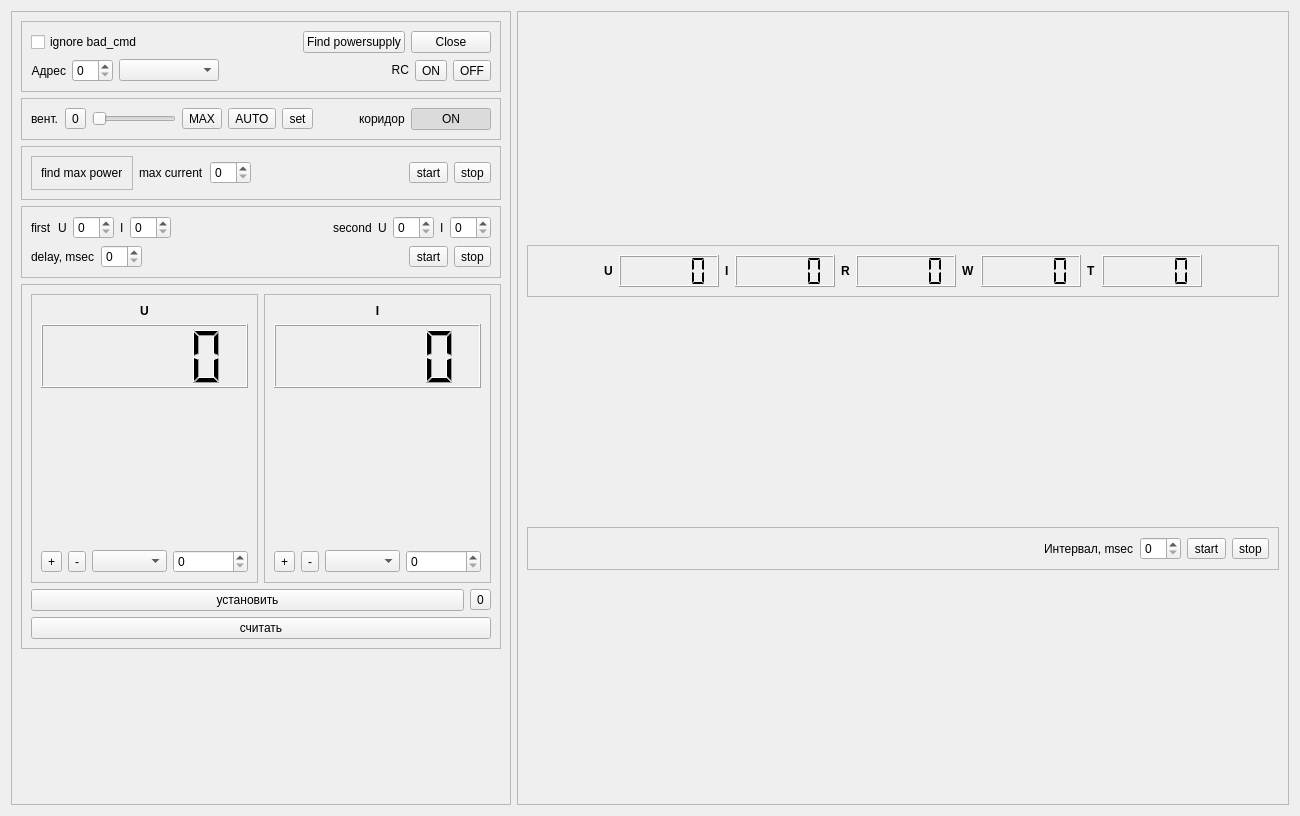
<?xml version="1.0" encoding="UTF-8"?>
<ui version="4.0">
 <class>B588</class>
 <widget class="QWidget" name="B588">
  <property name="geometry">
   <rect>
    <x>0</x>
    <y>0</y>
    <width>1300</width>
    <height>816</height>
   </rect>
  </property>
  <property name="sizePolicy">
   <sizepolicy hsizetype="Fixed" vsizetype="Fixed">
    <horstretch>0</horstretch>
    <verstretch>0</verstretch>
   </sizepolicy>
  </property>
  <property name="windowTitle">
   <string>Dialog</string>
  </property>
  <layout class="QVBoxLayout" name="verticalLayout_6">
   <item>
    <layout class="QHBoxLayout" name="horizontalLayout_17">
     <item>
      <widget class="QFrame" name="frame_2">
       <property name="sizePolicy">
        <sizepolicy hsizetype="Fixed" vsizetype="Preferred">
         <horstretch>0</horstretch>
         <verstretch>0</verstretch>
        </sizepolicy>
       </property>
       <property name="frameShape">
        <enum>QFrame::StyledPanel</enum>
       </property>
       <property name="frameShadow">
        <enum>QFrame::Raised</enum>
       </property>
       <layout class="QVBoxLayout" name="verticalLayout_13">
        <item>
         <widget class="QFrame" name="frame_4">
          <property name="frameShape">
           <enum>QFrame::StyledPanel</enum>
          </property>
          <property name="frameShadow">
           <enum>QFrame::Raised</enum>
          </property>
          <layout class="QVBoxLayout" name="verticalLayout_8">
           <item>
            <layout class="QHBoxLayout" name="horizontalLayout_9">
             <item>
              <widget class="QCheckBox" name="cb_ignore_bad_cmd">
               <property name="text">
                <string>ignore bad_cmd</string>
               </property>
              </widget>
             </item>
             <item>
              <spacer name="horizontalSpacer_4">
               <property name="orientation">
                <enum>Qt::Horizontal</enum>
               </property>
               <property name="sizeHint" stdset="0">
                <size>
                 <width>40</width>
                 <height>20</height>
                </size>
               </property>
              </spacer>
             </item>
             <item>
              <widget class="QPushButton" name="btn_search_power_supply">
               <property name="text">
                <string>Find powersupply</string>
               </property>
              </widget>
             </item>
             <item>
              <widget class="QPushButton" name="btn_close_connect">
               <property name="text">
                <string>Close</string>
               </property>
              </widget>
             </item>
            </layout>
           </item>
           <item>
            <layout class="QHBoxLayout" name="horizontalLayout_2">
             <item>
              <widget class="QLabel" name="label_4">
               <property name="text">
                <string>Адрес</string>
               </property>
               <property name="alignment">
                <set>Qt::AlignRight|Qt::AlignTrailing|Qt::AlignVCenter</set>
               </property>
              </widget>
             </item>
             <item>
              <widget class="QSpinBox" name="sb_address"/>
             </item>
             <item>
              <widget class="QComboBox" name="cb_state_powersupply">
               <property name="minimumSize">
                <size>
                 <width>100</width>
                 <height>0</height>
                </size>
               </property>
              </widget>
             </item>
             <item>
              <spacer name="horizontalSpacer_6">
               <property name="orientation">
                <enum>Qt::Horizontal</enum>
               </property>
               <property name="sizeHint" stdset="0">
                <size>
                 <width>40</width>
                 <height>20</height>
                </size>
               </property>
              </spacer>
             </item>
             <item>
              <widget class="QLabel" name="label_RC">
               <property name="sizePolicy">
                <sizepolicy hsizetype="Fixed" vsizetype="Fixed">
                 <horstretch>0</horstretch>
                 <verstretch>0</verstretch>
                </sizepolicy>
               </property>
               <property name="text">
                <string>RC</string>
               </property>
               <property name="alignment">
                <set>Qt::AlignRight|Qt::AlignTrailing|Qt::AlignVCenter</set>
               </property>
              </widget>
             </item>
             <item>
              <widget class="QToolButton" name="btn_rc_on">
               <property name="text">
                <string>ON</string>
               </property>
              </widget>
             </item>
             <item>
              <widget class="QToolButton" name="btn_rc_off">
               <property name="text">
                <string>OFF</string>
               </property>
              </widget>
             </item>
            </layout>
           </item>
          </layout>
         </widget>
        </item>
        <item>
         <widget class="QFrame" name="frame_vent">
          <property name="frameShape">
           <enum>QFrame::StyledPanel</enum>
          </property>
          <property name="frameShadow">
           <enum>QFrame::Raised</enum>
          </property>
          <layout class="QHBoxLayout" name="horizontalLayout_11">
           <item>
            <widget class="QLabel" name="label_5">
             <property name="text">
              <string>вент.</string>
             </property>
            </widget>
           </item>
           <item>
            <widget class="QToolButton" name="btn_vent_speed_0">
             <property name="text">
              <string>0</string>
             </property>
            </widget>
           </item>
           <item>
            <widget class="QSlider" name="sl_vent_speed">
             <property name="orientation">
              <enum>Qt::Horizontal</enum>
             </property>
            </widget>
           </item>
           <item>
            <widget class="QToolButton" name="btn_vent_speed_MAX">
             <property name="text">
              <string>MAX</string>
             </property>
            </widget>
           </item>
           <item>
            <widget class="QToolButton" name="btn_vent_speed_AUTO">
             <property name="text">
              <string>AUTO</string>
             </property>
            </widget>
           </item>
           <item>
            <widget class="QToolButton" name="btn_vent_speed">
             <property name="text">
              <string>set</string>
             </property>
            </widget>
           </item>
           <item>
            <spacer name="horizontalSpacer_8">
             <property name="orientation">
              <enum>Qt::Horizontal</enum>
             </property>
             <property name="sizeHint" stdset="0">
              <size>
               <width>40</width>
               <height>20</height>
              </size>
             </property>
            </spacer>
           </item>
           <item>
            <widget class="QLabel" name="label">
             <property name="text">
              <string>коридор</string>
             </property>
            </widget>
           </item>
           <item>
            <widget class="QPushButton" name="btn_corridor">
             <property name="text">
              <string>ON</string>
             </property>
             <property name="checkable">
              <bool>true</bool>
             </property>
             <property name="checked">
              <bool>true</bool>
             </property>
            </widget>
           </item>
          </layout>
         </widget>
        </item>
        <item>
         <widget class="QFrame" name="frame_finder_max_power">
          <property name="frameShape">
           <enum>QFrame::StyledPanel</enum>
          </property>
          <property name="frameShadow">
           <enum>QFrame::Raised</enum>
          </property>
          <layout class="QHBoxLayout" name="horizontalLayout_10">
           <item>
            <widget class="QFrame" name="frame_12">
             <property name="frameShape">
              <enum>QFrame::StyledPanel</enum>
             </property>
             <property name="frameShadow">
              <enum>QFrame::Raised</enum>
             </property>
             <layout class="QHBoxLayout" name="horizontalLayout_16">
              <item>
               <widget class="QLabel" name="label_8">
                <property name="text">
                 <string>find max power</string>
                </property>
               </widget>
              </item>
             </layout>
            </widget>
           </item>
           <item>
            <widget class="QLabel" name="label_10">
             <property name="text">
              <string>max current</string>
             </property>
            </widget>
           </item>
           <item>
            <widget class="QSpinBox" name="sb_max_current"/>
           </item>
           <item>
            <spacer name="horizontalSpacer_2">
             <property name="orientation">
              <enum>Qt::Horizontal</enum>
             </property>
             <property name="sizeHint" stdset="0">
              <size>
               <width>40</width>
               <height>20</height>
              </size>
             </property>
            </spacer>
           </item>
           <item>
            <widget class="QToolButton" name="btn_find_start">
             <property name="text">
              <string>start</string>
             </property>
            </widget>
           </item>
           <item>
            <widget class="QToolButton" name="btn_find_stop">
             <property name="text">
              <string>stop</string>
             </property>
            </widget>
           </item>
          </layout>
         </widget>
        </item>
        <item>
         <widget class="QFrame" name="frame_testing">
          <property name="frameShape">
           <enum>QFrame::StyledPanel</enum>
          </property>
          <property name="frameShadow">
           <enum>QFrame::Raised</enum>
          </property>
          <layout class="QVBoxLayout" name="verticalLayout_5">
           <item>
            <layout class="QHBoxLayout" name="horizontalLayout_14">
             <item>
              <widget class="QLabel" name="label_11">
               <property name="text">
                <string>first</string>
               </property>
              </widget>
             </item>
             <item>
              <widget class="QLabel" name="label_12">
               <property name="text">
                <string>U</string>
               </property>
              </widget>
             </item>
             <item>
              <widget class="QSpinBox" name="sb_first_U"/>
             </item>
             <item>
              <widget class="QLabel" name="label_13">
               <property name="text">
                <string>I</string>
               </property>
              </widget>
             </item>
             <item>
              <widget class="QSpinBox" name="sb_first_I"/>
             </item>
             <item>
              <spacer name="horizontalSpacer_3">
               <property name="orientation">
                <enum>Qt::Horizontal</enum>
               </property>
               <property name="sizeHint" stdset="0">
                <size>
                 <width>40</width>
                 <height>20</height>
                </size>
               </property>
              </spacer>
             </item>
             <item>
              <widget class="QLabel" name="label_14">
               <property name="text">
                <string>second</string>
               </property>
              </widget>
             </item>
             <item>
              <widget class="QLabel" name="label_15">
               <property name="text">
                <string>U</string>
               </property>
              </widget>
             </item>
             <item>
              <widget class="QSpinBox" name="sb_second_U"/>
             </item>
             <item>
              <widget class="QLabel" name="label_16">
               <property name="text">
                <string>I</string>
               </property>
              </widget>
             </item>
             <item>
              <widget class="QSpinBox" name="sb_second_I"/>
             </item>
            </layout>
           </item>
           <item>
            <layout class="QHBoxLayout" name="horizontalLayout_3">
             <item>
              <widget class="QLabel" name="label_18">
               <property name="text">
                <string>delay, msec</string>
               </property>
              </widget>
             </item>
             <item>
              <widget class="QSpinBox" name="sb_delay_msec"/>
             </item>
             <item>
              <spacer name="horizontalSpacer_5">
               <property name="orientation">
                <enum>Qt::Horizontal</enum>
               </property>
               <property name="sizeHint" stdset="0">
                <size>
                 <width>40</width>
                 <height>20</height>
                </size>
               </property>
              </spacer>
             </item>
             <item>
              <widget class="QToolButton" name="btn_test_start">
               <property name="text">
                <string>start</string>
               </property>
              </widget>
             </item>
             <item>
              <widget class="QToolButton" name="btn_test_stop">
               <property name="text">
                <string>stop</string>
               </property>
              </widget>
             </item>
            </layout>
           </item>
          </layout>
         </widget>
        </item>
        <item>
         <widget class="QFrame" name="frame_3">
          <property name="frameShape">
           <enum>QFrame::StyledPanel</enum>
          </property>
          <property name="frameShadow">
           <enum>QFrame::Raised</enum>
          </property>
          <layout class="QVBoxLayout" name="verticalLayout_7">
           <item>
            <layout class="QHBoxLayout" name="horizontalLayout">
             <item>
              <widget class="QFrame" name="frame_6">
               <property name="frameShape">
                <enum>QFrame::StyledPanel</enum>
               </property>
               <property name="frameShadow">
                <enum>QFrame::Raised</enum>
               </property>
               <layout class="QVBoxLayout" name="verticalLayout_9">
                <item>
                 <layout class="QVBoxLayout" name="verticalLayout_4">
                  <item>
                   <widget class="QLabel" name="label_2">
                    <property name="font">
                     <font>
                      <weight>75</weight>
                      <bold>true</bold>
                     </font>
                    </property>
                    <property name="text">
                     <string>U</string>
                    </property>
                    <property name="alignment">
                     <set>Qt::AlignCenter</set>
                    </property>
                   </widget>
                  </item>
                  <item>
                   <widget class="QLCDNumber" name="lcd_U">
                    <property name="minimumSize">
                     <size>
                      <width>0</width>
                      <height>64</height>
                     </size>
                    </property>
                   </widget>
                  </item>
                  <item>
                   <layout class="QHBoxLayout" name="horizontalLayout_5">
                    <item>
                     <widget class="QwtKnob" name="knob_U" native="true">
                      <property name="sizePolicy">
                       <sizepolicy hsizetype="Fixed" vsizetype="Fixed">
                        <horstretch>0</horstretch>
                        <verstretch>0</verstretch>
                       </sizepolicy>
                      </property>
                      <property name="minimumSize">
                       <size>
                        <width>150</width>
                        <height>150</height>
                       </size>
                      </property>
                     </widget>
                    </item>
                   </layout>
                  </item>
                  <item>
                   <layout class="QHBoxLayout" name="horizontalLayout_12">
                    <item>
                     <widget class="QToolButton" name="btn_inc_U">
                      <property name="text">
                       <string>+</string>
                      </property>
                      <property name="icon">
                       <iconset resource="../../../../../Projects/PowerSupply/PowerSupply_RC/image/image.qrc">
                        <normaloff>:/image/plus.png</normaloff>:/image/plus.png</iconset>
                      </property>
                     </widget>
                    </item>
                    <item>
                     <widget class="QToolButton" name="btn_dec_U">
                      <property name="text">
                       <string>-</string>
                      </property>
                      <property name="icon">
                       <iconset resource="../../../../../Projects/PowerSupply/PowerSupply_RC/image/image.qrc">
                        <normaloff>:/image/minus.png</normaloff>:/image/minus.png</iconset>
                      </property>
                     </widget>
                    </item>
                    <item>
                     <widget class="QComboBox" name="cb_U"/>
                    </item>
                    <item>
                     <widget class="QSpinBox" name="sb_manual_U"/>
                    </item>
                   </layout>
                  </item>
                 </layout>
                </item>
               </layout>
              </widget>
             </item>
             <item>
              <widget class="QFrame" name="frame_7">
               <property name="frameShape">
                <enum>QFrame::StyledPanel</enum>
               </property>
               <property name="frameShadow">
                <enum>QFrame::Raised</enum>
               </property>
               <layout class="QVBoxLayout" name="verticalLayout_10">
                <item>
                 <layout class="QVBoxLayout" name="verticalLayout_3">
                  <item>
                   <widget class="QLabel" name="label_3">
                    <property name="font">
                     <font>
                      <weight>75</weight>
                      <bold>true</bold>
                     </font>
                    </property>
                    <property name="text">
                     <string>I</string>
                    </property>
                    <property name="alignment">
                     <set>Qt::AlignCenter</set>
                    </property>
                   </widget>
                  </item>
                  <item>
                   <widget class="QLCDNumber" name="lcd_I">
                    <property name="minimumSize">
                     <size>
                      <width>0</width>
                      <height>64</height>
                     </size>
                    </property>
                   </widget>
                  </item>
                  <item>
                   <layout class="QHBoxLayout" name="horizontalLayout_6">
                    <item>
                     <widget class="QwtKnob" name="knob_I" native="true">
                      <property name="sizePolicy">
                       <sizepolicy hsizetype="Fixed" vsizetype="Fixed">
                        <horstretch>0</horstretch>
                        <verstretch>0</verstretch>
                       </sizepolicy>
                      </property>
                      <property name="minimumSize">
                       <size>
                        <width>150</width>
                        <height>150</height>
                       </size>
                      </property>
                     </widget>
                    </item>
                   </layout>
                  </item>
                  <item>
                   <layout class="QHBoxLayout" name="horizontalLayout_13">
                    <item>
                     <widget class="QToolButton" name="btn_inc_I">
                      <property name="text">
                       <string>+</string>
                      </property>
                      <property name="icon">
                       <iconset resource="../../../../../Projects/PowerSupply/PowerSupply_RC/image/image.qrc">
                        <normaloff>:/image/plus.png</normaloff>:/image/plus.png</iconset>
                      </property>
                     </widget>
                    </item>
                    <item>
                     <widget class="QToolButton" name="btn_dec_I">
                      <property name="text">
                       <string>-</string>
                      </property>
                      <property name="icon">
                       <iconset resource="../../../../../Projects/PowerSupply/PowerSupply_RC/image/image.qrc">
                        <normaloff>:/image/minus.png</normaloff>:/image/minus.png</iconset>
                      </property>
                     </widget>
                    </item>
                    <item>
                     <widget class="QComboBox" name="cb_I"/>
                    </item>
                    <item>
                     <widget class="QSpinBox" name="sb_manual_I"/>
                    </item>
                   </layout>
                  </item>
                 </layout>
                </item>
               </layout>
              </widget>
             </item>
            </layout>
           </item>
           <item>
            <layout class="QHBoxLayout" name="horizontalLayout_4">
             <item>
              <widget class="QPushButton" name="btn_set_UI">
               <property name="text">
                <string>установить</string>
               </property>
              </widget>
             </item>
             <item>
              <widget class="QToolButton" name="btn_0">
               <property name="text">
                <string>0</string>
               </property>
              </widget>
             </item>
            </layout>
           </item>
           <item>
            <widget class="QPushButton" name="btn_get_UI">
             <property name="text">
              <string>считать</string>
             </property>
            </widget>
           </item>
          </layout>
         </widget>
        </item>
        <item>
         <spacer name="verticalSpacer">
          <property name="orientation">
           <enum>Qt::Vertical</enum>
          </property>
          <property name="sizeHint" stdset="0">
           <size>
            <width>20</width>
            <height>40</height>
           </size>
          </property>
         </spacer>
        </item>
       </layout>
      </widget>
     </item>
     <item>
      <widget class="QFrame" name="frame_9">
       <property name="frameShape">
        <enum>QFrame::StyledPanel</enum>
       </property>
       <property name="frameShadow">
        <enum>QFrame::Raised</enum>
       </property>
       <layout class="QVBoxLayout" name="verticalLayout_2">
        <item>
         <widget class="QFrame" name="frame_11">
          <property name="sizePolicy">
           <sizepolicy hsizetype="Preferred" vsizetype="Fixed">
            <horstretch>0</horstretch>
            <verstretch>0</verstretch>
           </sizepolicy>
          </property>
          <property name="frameShape">
           <enum>QFrame::StyledPanel</enum>
          </property>
          <property name="frameShadow">
           <enum>QFrame::Raised</enum>
          </property>
          <layout class="QHBoxLayout" name="horizontalLayout_8">
           <item>
            <spacer name="horizontalSpacer_7">
             <property name="orientation">
              <enum>Qt::Horizontal</enum>
             </property>
             <property name="sizeHint" stdset="0">
              <size>
               <width>40</width>
               <height>20</height>
              </size>
             </property>
            </spacer>
           </item>
           <item>
            <widget class="QLabel" name="label_19">
             <property name="font">
              <font>
               <weight>75</weight>
               <bold>true</bold>
              </font>
             </property>
             <property name="text">
              <string>U</string>
             </property>
            </widget>
           </item>
           <item>
            <widget class="QLCDNumber" name="lcd_U_in">
             <property name="minimumSize">
              <size>
               <width>100</width>
               <height>32</height>
              </size>
             </property>
             <property name="segmentStyle">
              <enum>QLCDNumber::Flat</enum>
             </property>
            </widget>
           </item>
           <item>
            <widget class="QLabel" name="label_20">
             <property name="font">
              <font>
               <weight>75</weight>
               <bold>true</bold>
              </font>
             </property>
             <property name="text">
              <string>I</string>
             </property>
            </widget>
           </item>
           <item>
            <widget class="QLCDNumber" name="lcd_I_in">
             <property name="minimumSize">
              <size>
               <width>100</width>
               <height>32</height>
              </size>
             </property>
             <property name="segmentStyle">
              <enum>QLCDNumber::Flat</enum>
             </property>
            </widget>
           </item>
           <item>
            <widget class="QLabel" name="label_21">
             <property name="font">
              <font>
               <weight>75</weight>
               <bold>true</bold>
              </font>
             </property>
             <property name="text">
              <string>R</string>
             </property>
            </widget>
           </item>
           <item>
            <widget class="QLCDNumber" name="lcd_R_in">
             <property name="minimumSize">
              <size>
               <width>100</width>
               <height>32</height>
              </size>
             </property>
             <property name="segmentStyle">
              <enum>QLCDNumber::Flat</enum>
             </property>
            </widget>
           </item>
           <item>
            <widget class="QLabel" name="label_22">
             <property name="font">
              <font>
               <weight>75</weight>
               <bold>true</bold>
              </font>
             </property>
             <property name="text">
              <string>W</string>
             </property>
            </widget>
           </item>
           <item>
            <widget class="QLCDNumber" name="lcd_W_in">
             <property name="minimumSize">
              <size>
               <width>100</width>
               <height>32</height>
              </size>
             </property>
             <property name="segmentStyle">
              <enum>QLCDNumber::Flat</enum>
             </property>
            </widget>
           </item>
           <item>
            <widget class="QLabel" name="label_23">
             <property name="font">
              <font>
               <weight>75</weight>
               <bold>true</bold>
              </font>
             </property>
             <property name="text">
              <string>T</string>
             </property>
            </widget>
           </item>
           <item>
            <widget class="QLCDNumber" name="lcd_temp">
             <property name="minimumSize">
              <size>
               <width>100</width>
               <height>32</height>
              </size>
             </property>
             <property name="segmentStyle">
              <enum>QLCDNumber::Flat</enum>
             </property>
            </widget>
           </item>
           <item>
            <spacer name="horizontalSpacer_9">
             <property name="orientation">
              <enum>Qt::Horizontal</enum>
             </property>
             <property name="sizeHint" stdset="0">
              <size>
               <width>40</width>
               <height>20</height>
              </size>
             </property>
            </spacer>
           </item>
          </layout>
         </widget>
        </item>
        <item>
         <widget class="QFrame" name="frame">
          <property name="sizePolicy">
           <sizepolicy hsizetype="Preferred" vsizetype="Fixed">
            <horstretch>0</horstretch>
            <verstretch>0</verstretch>
           </sizepolicy>
          </property>
          <property name="frameShape">
           <enum>QFrame::StyledPanel</enum>
          </property>
          <property name="frameShadow">
           <enum>QFrame::Raised</enum>
          </property>
          <layout class="QVBoxLayout" name="verticalLayout">
           <item>
            <layout class="QHBoxLayout" name="horizontalLayout_7">
             <item>
              <spacer name="horizontalSpacer">
               <property name="orientation">
                <enum>Qt::Horizontal</enum>
               </property>
               <property name="sizeHint" stdset="0">
                <size>
                 <width>40</width>
                 <height>20</height>
                </size>
               </property>
              </spacer>
             </item>
             <item>
              <widget class="QLabel" name="label_6">
               <property name="text">
                <string>Интервал, msec</string>
               </property>
              </widget>
             </item>
             <item>
              <widget class="QSpinBox" name="sb_interval"/>
             </item>
             <item>
              <widget class="QToolButton" name="btn_start">
               <property name="text">
                <string>start</string>
               </property>
              </widget>
             </item>
             <item>
              <widget class="QToolButton" name="btn_stop">
               <property name="text">
                <string>stop</string>
               </property>
              </widget>
             </item>
            </layout>
           </item>
          </layout>
         </widget>
        </item>
        <item>
         <layout class="QHBoxLayout" name="grapher_layout"/>
        </item>
       </layout>
      </widget>
     </item>
    </layout>
   </item>
  </layout>
 </widget>
 <customwidgets>
  <customwidget>
   <class>QwtKnob</class>
   <extends>QWidget</extends>
   <header>qwt_knob.h</header>
  </customwidget>
 </customwidgets>
 <resources>
  <include location="../../../../../Projects/PowerSupply/PowerSupply_RC/image/image.qrc"/>
 </resources>
 <connections/>
</ui>
